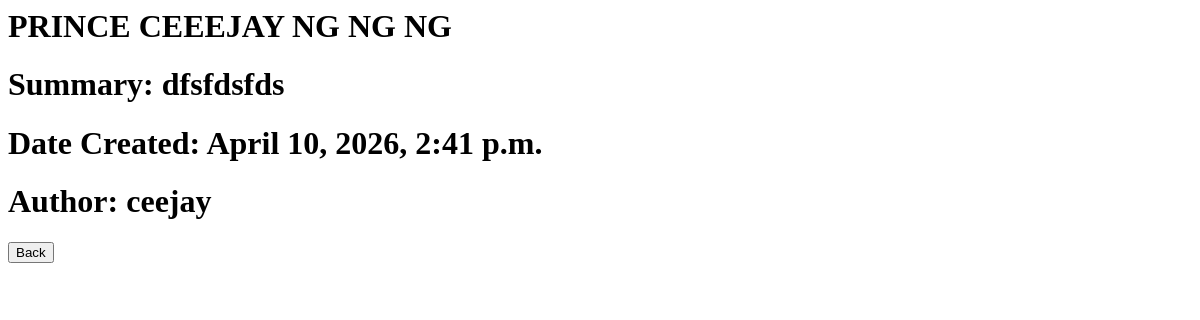
The app's page /lessons/detail/9/ (signed in), older data.
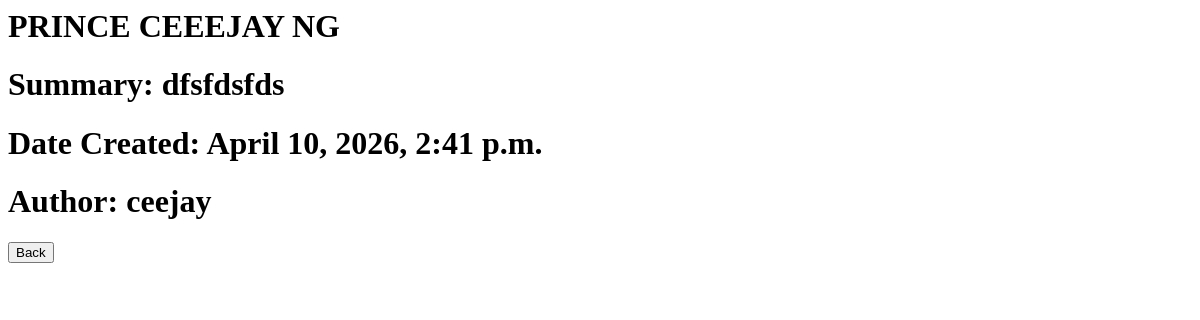
The same page, newer data.
### lessons/models.py (models this page shows, shortened)
class Lesson(models.Model):
    topic = models.CharField(max_length=100)
    summary = models.TextField()
    created_at = models.DateTimeField(auto_now_add=True)
    user = models.ForeignKey(User, on_delete=models.CASCADE, related_name='lesson')

### lessons/views.py (the view)
# urls.py: path('detail/<int:id>/', views.get_details, name='lesson_detail'),
@login_required(login_url="/accounts/")
def get_details(request, id):
    lesson = get_object_or_404(Lesson, id=id, user=request.user)
    return render(request, 'lessons/partials/lesson-detail.html', {'lesson': lesson})

### templates/lessons/partials/lesson-detail.html
<div class="p-2 border rounded-md shadow-xl flex flex-col justify-center items-center m-2">
    <h1 class="text-success text-xl">{{ lesson.topic }}</h1>
    <div>
        <h1>Summary: {{ lesson.summary}}</h1>
        <h1>Date Created: {{ lesson.created_at}}</h1>
        <h1>Author: {{ lesson.user}}</h1>
        <button class="btn"
        hx-get="{% url 'get_lessons' %}"
        hx-target="#lesson-list"
        hx-swap="innerHTML"
        >Back</button>
    </div>
</div>

Row changes from the older to the newer data that the page shows:
changed Lesson "dfsfdsfds": topic "PRINCE CEEEJAY NG NG NG" → "PRINCE CEEEJAY NG"
